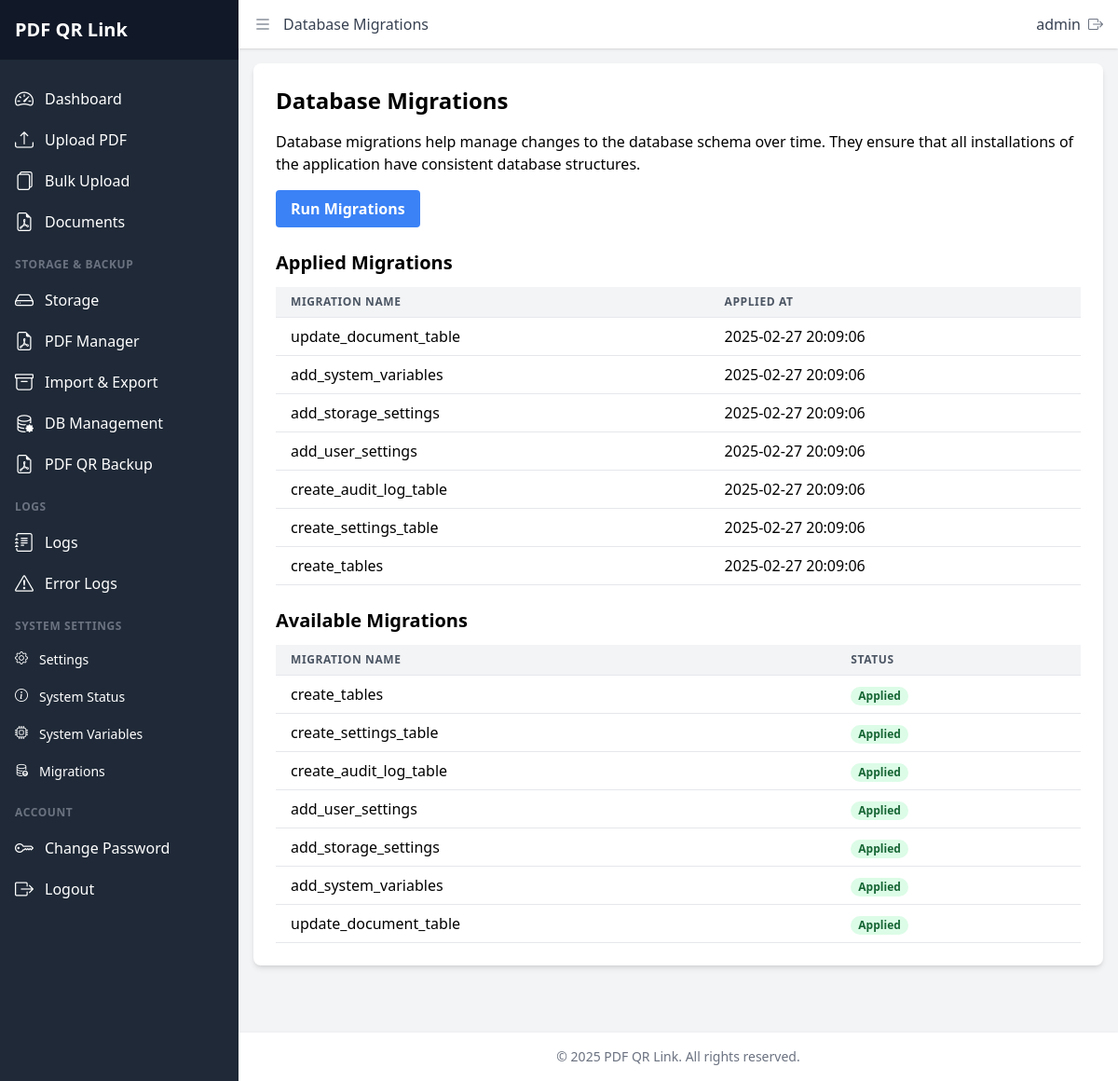
The page /admin/migrations.php (signed in) on the database its author committed.
### tables this page shows
CREATE TABLE settings (
        id INTEGER PRIMARY KEY AUTOINCREMENT,
        setting_key TEXT NOT NULL UNIQUE,
        setting_value TEXT NOT NULL,
        setting_description TEXT,
        setting_type TEXT DEFAULT 'text',
        is_public INTEGER DEFAULT 0,
        is_editable INTEGER DEFAULT 1,
        updated_at TIMESTAMP DEFAULT CURRENT_TIMESTAMP
    );

### includes/utilities.php (called while the page is built, shortened)
<?php
function getSettingValue($key, $default = null) {
    try {
        $db = getDbConnection();
        $stmt = $db->prepare("SELECT setting_value FROM settings WHERE setting_key = ?");
        $stmt->execute([$key]);
        $value = $stmt->fetchColumn();
        return $value !== false ? $value : $default;
    } catch (Exception $e) {
        logError('Error getting setting value: ' . $e->getMessage());
        return $default;
    }
}
?>

### includes/migrations.php (called while the page is built, shortened)
<?php
function getAvailableMigrations() {
    return [
        'create_tables',
        'create_settings_table',
        'create_audit_log_table',
        'add_user_settings',
        'add_storage_settings',
        'add_system_variables',
        'update_document_table'
    ];
}

### admin/migrations.php (the view, shortened to what this page needs)
<?php
$pageTitle = 'Database Migrations';
$db = getDbConnection();
try {
    $result = $db->query("SELECT name FROM sqlite_master WHERE type='table' AND name='migrations'");
    $tableExists = $result->fetchColumn();
    if ($tableExists) {
        $stmt = $db->query("SELECT migration_name, applied_at FROM migrations ORDER BY id DESC");
        $appliedMigrations = $stmt->fetchAll(PDO::FETCH_ASSOC);
    }
} catch (PDOException $e) {
    logError('Error fetching migrations: ' . $e->getMessage());
}
$availableMigrations = getAvailableMigrations();
include_once 'header.php';
?>
<div class="bg-white shadow-md rounded-lg p-6 mb-6">
    <h2 class="text-2xl font-bold mb-4">Database Migrations</h2>
    <div class="mb-6">
        <p class="mb-4">Database migrations help manage changes to the database schema over time. They ensure that all installations of the application have consistent database structures.</p>
        <form method="post" action="">
            <button type="submit" class="bg-blue-500 hover:bg-blue-600 text-white font-bold py-2 px-4 rounded focus:outline-none focus:shadow-outline">
                Run Migrations
            </button>
        </form>
    </div>
    <div class="mb-6">
        <h3 class="text-xl font-bold mb-3">Applied Migrations</h3>
        <?php if (empty($appliedMigrations)): ?>
            <p class="text-gray-600 italic">No migrations have been applied yet.</p>
        <?php else: ?>
            <div class="overflow-x-auto">
                <table class="min-w-full bg-white">
                    <thead>
                        <tr>
                            <th class="py-2 px-4 border-b border-gray-200 bg-gray-100 text-left text-xs font-semibold text-gray-600 uppercase tracking-wider">Migration Name</th>
                            <th class="py-2 px-4 border-b border-gray-200 bg-gray-100 text-left text-xs font-semibold text-gray-600 uppercase tracking-wider">Applied At</th>
                        </tr>
                    </thead>
                    <tbody>
                        <?php foreach ($appliedMigrations as $migration): ?>
                            <tr>
                                <td class="py-2 px-4 border-b border-gray-200"><?php echo htmlspecialchars($migration['migration_name']); ?></td>
                                <td class="py-2 px-4 border-b border-gray-200"><?php echo htmlspecialchars($migration['applied_at']); ?></td>
                            </tr>
                        <?php endforeach; ?>
                    </tbody>
                </table>
            </div>
        <?php endif; ?>
    </div>
    <div>
        <h3 class="text-xl font-bold mb-3">Available Migrations</h3>
        <?php if (empty($availableMigrations)): ?>
            <p class="text-gray-600 italic">No available migrations found.</p>
        <?php else: ?>
            <div class="overflow-x-auto">
                <table class="min-w-full bg-white">
                    <thead>
                        <tr>
                            <th class="py-2 px-4 border-b border-gray-200 bg-gray-100 text-left text-xs font-semibold text-gray-600 uppercase tracking-wider">Migration Name</th>
                            <th class="py-2 px-4 border-b border-gray-200 bg-gray-100 text-left text-xs font-semibold text-gray-600 uppercase tracking-wider">Status</th>
                        </tr>
                    </thead>
                    <tbody>
                        <?php foreach ($availableMigrations as $migration): ?>
                            <tr>
                                <td class="py-2 px-4 border-b border-gray-200"><?php echo htmlspecialchars($migration); ?></td>
                                <td class="py-2 px-4 border-b border-gray-200">
                                    <?php
                                    $isApplied = false;
                                    foreach ($appliedMigrations as $appliedMigration) {
                                        if ($appliedMigration['migration_name'] === $migration) {
                                            $isApplied = true;
                                            break;
                                        }
                                    }
                                    if ($isApplied):
                                    ?>
                                        <span class="px-2 inline-flex text-xs leading-5 font-semibold rounded-full bg-green-100 text-green-800">
                                            Applied
                                        </span>
                                    <?php else: ?>
                                        <span class="px-2 inline-flex text-xs leading-5 font-semibold rounded-full bg-yellow-100 text-yellow-800">
                                            Pending
                                        </span>
                                    <?php endif; ?>
                                </td>
                            </tr>
                        <?php endforeach; ?>
                    </tbody>
                </table>
            </div>
        <?php endif; ?>
    </div>
</div>
<?php
include_once 'footer.php';
?>

### admin/header.php (shortened to what this page needs)
<?php
require_once __DIR__ . '/../includes/init.php';
$currentPage = basename($_SERVER['PHP_SELF']);
?>
<!DOCTYPE html>
<html lang="en">
<head>
    <link rel="stylesheet" href="<?php echo BASE_URL; ?>assets/css/tailwind.css?<?php echo CSS_CACHE_KEY; ?>">
    <link rel="stylesheet" href="https://cdnjs.cloudflare.com/ajax/libs/bootstrap-icons/1.11.3/font/bootstrap-icons.min.css" />
</head>
<body class="bg-gray-100 min-h-screen">
    <div x-data="{ sidebarOpen: false, sidebarPinned: true }"
         @resize.window="sidebarOpen = (window.innerWidth >= 768) ? sidebarPinned : false">
        <aside class="fixed inset-y-0 left-0 z-30 w-64 bg-gray-800 overflow-y-auto transition-all duration-300 transform"
             :class="{'translate-x-0': sidebarOpen, '-translate-x-full': !sidebarOpen, 'md:translate-x-0': sidebarPinned}">
            <div class="flex items-center justify-between h-16 bg-gray-900 px-4">
                <span class="text-white font-bold text-xl"><?php echo getSettingValue('general.site_title', 'PDF QR Link'); ?></span>
            </div>
            <nav class="mt-5 px-2">
                <a href="<?php echo BASE_URL; ?>admin/index.php" class="group flex items-center px-2 py-2 text-base font-medium rounded-md <?php echo $currentPage === 'index.php' ? 'bg-gray-700 text-white' : 'text-white hover:bg-gray-700'; ?>">
                    <i class="bi bi-speedometer2 mr-3 text-xl"></i>
                    <span>Dashboard</span>
                </a>
                <a href="<?php echo BASE_URL; ?>admin/upload.php" class="group flex items-center px-2 py-2 text-base font-medium rounded-md <?php echo $currentPage === 'upload.php' ? 'bg-gray-700 text-white' : 'text-white hover:bg-gray-700'; ?>">
                    <i class="bi bi-upload mr-3 text-xl"></i>
                    <span>Upload PDF</span>
                </a>
                <a href="<?php echo BASE_URL; ?>admin/bulk-upload.php" class="group flex items-center px-2 py-2 text-base font-medium rounded-md <?php echo $currentPage === 'bulk-upload.php' ? 'bg-gray-700 text-white' : 'text-white hover:bg-gray-700'; ?>">
                    <i class="bi bi-files mr-3 text-xl"></i>
                    <span>Bulk Upload</span>
                </a>
                <a href="<?php echo BASE_URL; ?>admin/documents.php" class="group flex items-center px-2 py-2 text-base font-medium rounded-md <?php echo $currentPage === 'documents.php' ? 'bg-gray-700 text-white' : 'text-white hover:bg-gray-700'; ?>">
                    <i class="bi bi-file-earmark-pdf mr-3 text-xl"></i>
                    <span>Documents</span>
                </a>
                <div class="mt-4 mb-2 px-2">
                    <h3 class="text-xs uppercase tracking-wider text-gray-500 font-semibold">Storage & Backup</h3>
                </div>
                <a href="<?php echo BASE_URL; ?>admin/storage.php" class="group flex items-center px-2 py-2 text-base font-medium rounded-md <?php echo $currentPage === 'storage.php' ? 'bg-gray-700 text-white' : 'text-white hover:bg-gray-700'; ?>">
                    <i class="bi bi-hdd mr-3 text-xl"></i>
                    <span>Storage</span>
                </a>
                <a href="<?php echo BASE_URL; ?>admin/file_manager.php" class="group flex items-center px-2 py-2 text-base font-medium rounded-md <?php echo $currentPage === 'file_manager.php' ? 'bg-gray-700 text-white' : 'text-white hover:bg-gray-700'; ?>">
                    <i class="bi bi-file-earmark-pdf mr-3 text-xl"></i>
                    <span>PDF Manager</span>
                </a>
                <a href="<?php echo BASE_URL; ?>admin/import_export.php" class="group flex items-center px-2 py-2 text-base font-medium rounded-md <?php echo $currentPage === 'import_export.php' ? 'bg-gray-700 text-white' : 'text-white hover:bg-gray-700'; ?>">
                    <i class="bi bi-archive mr-3 text-xl"></i>
                    <span>Import & Export</span>
                </a>
                <a href="<?php echo BASE_URL; ?>admin/db_management.php" class="group flex items-center px-2 py-2 text-base font-medium rounded-md <?php echo $currentPage === 'db_management.php' ? 'bg-gray-700 text-white' : 'text-white hover:bg-gray-700'; ?>">
                    <i class="bi bi-database-gear mr-3 text-xl"></i>
                    <span>DB Management</span>
                </a>
                <a href="<?php echo BASE_URL; ?>admin/pdf_backup.php" class="group flex items-center px-2 py-2 text-base font-medium rounded-md <?php echo $currentPage === 'pdf_backup.php' ? 'bg-gray-700 text-white' : 'text-white hover:bg-gray-700'; ?>">
                    <i class="bi bi-file-earmark-pdf mr-3 text-xl"></i>
                    <span>PDF QR Backup</span>
                </a>
                <div class="mt-4 mb-2 px-2">
                    <h3 class="text-xs uppercase tracking-wider text-gray-500 font-semibold">Logs</h3>
                </div>
                <a href="<?php echo BASE_URL; ?>admin/logs.php" class="group flex items-center px-2 py-2 text-base font-medium rounded-md <?php echo $currentPage === 'logs.php' ? 'bg-gray-700 text-white' : 'text-white hover:bg-gray-700'; ?>">
                    <i class="bi bi-journal-text mr-3 text-xl"></i>
                    <span>Logs</span>
                </a>
                <a href="<?php echo BASE_URL; ?>admin/error_logs.php" class="group flex items-center px-2 py-2 text-base font-medium rounded-md <?php echo $currentPage === 'error_logs.php' ? 'bg-gray-700 text-white' : 'text-white hover:bg-gray-700'; ?>">
                    <i class="bi bi-exclamation-triangle mr-3 text-xl"></i>
                    <span>Error Logs</span>
                </a>
                <div class="mt-4 mb-2 px-2">
                    <h3 class="text-xs uppercase tracking-wider text-gray-500 font-semibold">System Settings</h3>
                </div>
                <a href="<?php echo BASE_URL; ?>admin/settings.php" class="group flex items-center px-2 py-2 text-sm font-medium rounded-md <?php echo $currentPage === 'settings.php' ? 'bg-gray-700 text-white' : 'text-white hover:bg-gray-700'; ?>">
                    <i class="bi bi-gear mr-3 flex-shrink-0 h-6 w-6"></i>
                    Settings
                </a>
                <a href="<?php echo BASE_URL; ?>admin/system_status.php" class="group flex items-center px-2 py-2 text-sm font-medium rounded-md <?php echo $currentPage === 'system_status.php' ? 'bg-gray-700 text-white' : 'text-white hover:bg-gray-700'; ?>">
                    <i class="bi bi-info-circle mr-3 flex-shrink-0 h-6 w-6"></i>
                    System Status
                </a>
                <a href="<?php echo BASE_URL; ?>admin/system.php" class="group flex items-center px-2 py-2 text-sm font-medium rounded-md <?php echo $currentPage === 'system.php' ? 'bg-gray-700 text-white' : 'text-white hover:bg-gray-700'; ?>">
                    <i class="bi bi-cpu mr-3 flex-shrink-0 h-6 w-6"></i>
                    System Variables
                </a>
                <a href="<?php echo BASE_URL; ?>admin/migrations.php" class="group flex items-center px-2 py-2 text-sm font-medium rounded-md <?php echo $currentPage === 'migrations.php' ? 'bg-gray-700 text-white' : 'text-white hover:bg-gray-700'; ?>">
                    <i class="bi bi-database-up mr-3 flex-shrink-0 h-6 w-6"></i>
                    Migrations
                </a>
                <div class="mt-4 mb-2 px-2">
                    <h3 class="text-xs uppercase tracking-wider text-gray-500 font-semibold">Account</h3>
                </div>
                <a href="<?php echo BASE_URL; ?>admin/change_password.php" class="group flex items-center px-2 py-2 text-base font-medium rounded-md <?php echo $currentPage === 'change_password.php' ? 'bg-gray-700 text-white' : 'text-white hover:bg-gray-700'; ?>">
                    <i class="bi bi-key mr-3 text-xl"></i>
                    <span>Change Password</span>
                </a>
                <a href="<?php echo BASE_URL; ?>admin/logout.php" class="group flex items-center px-2 py-2 text-base font-medium rounded-md <?php echo $currentPage === 'logout.php' ? 'bg-gray-700 text-white' : 'text-white hover:bg-gray-700'; ?>">
                    <i class="bi bi-box-arrow-right mr-3 text-xl"></i>
                    <span>Logout</span>
                </a>
            </nav>
        </aside>
        <div class="flex flex-col min-h-screen transition-all duration-300"
             :class="{'md:ml-64': sidebarPinned, 'ml-0': !sidebarPinned}">
            <header class="bg-white shadow relative z-10">
                <div class="flex justify-between items-center px-4 py-3">
                    <div class="flex items-center">
                        <button @click="sidebarOpen = !sidebarOpen" class="text-gray-500 focus:outline-none focus:ring mr-3">
                            <i class="bi text-xl" :class="sidebarOpen ? 'bi-x' : 'bi-list'"></i>
                        </button>
                        <span class="text-gray-700 font-medium"><?php echo htmlspecialchars($pageTitle ?? 'Admin'); ?></span>
                    </div>
                    <div class="flex items-center">
                        <span class="text-gray-700 mr-2"><?php echo htmlspecialchars($_SESSION['username'] ?? ''); ?></span>
                        <a href="<?php echo BASE_URL; ?>admin/logout.php" class="text-gray-500 hover:text-gray-700">
                            <i class="bi bi-box-arrow-right"></i>
                        </a>
                    </div>
                </div>
            </header>
            <main class="flex-grow p-4 relative z-0">

### admin/footer.php
            </main>
            <footer class="bg-white p-4 shadow mt-8">
                <div class="container mx-auto">
                    <p class="text-center text-gray-500 text-sm">
                        <?php
                        $footerText = getSettingValue('general.footer_text', '&copy; ' . date('Y') . ' ' . getSettingValue('general.site_title', 'PDF QR Link') . '. All rights reserved.');
                        echo $footerText;
                        ?>
                    </p>
                </div>
            </footer>
        </div>
    </div>
</body>
</html>

### rows shown on the page
settings: setting_value "PDF QR Link", setting_value "© 2025 PDF QR Link. All rights reserved."

### other values the page prints
$pageTitle "Database Migrations"
$_SESSION['username'] "admin"
$migration['migration_name'] "update_document_table"
$migration['applied_at'] "2025-02-27 20:09:06"
$migration['migration_name'] "add_system_variables"
$migration['migration_name'] "add_storage_settings"
$migration['migration_name'] "add_user_settings"
$migration['migration_name'] "create_audit_log_table"
$migration['migration_name'] "create_settings_table"
$migration['migration_name'] "create_tables"
$migration "create_tables"
$migration "create_settings_table"
$migration "create_audit_log_table"
$migration "add_user_settings"
$migration "add_storage_settings"
